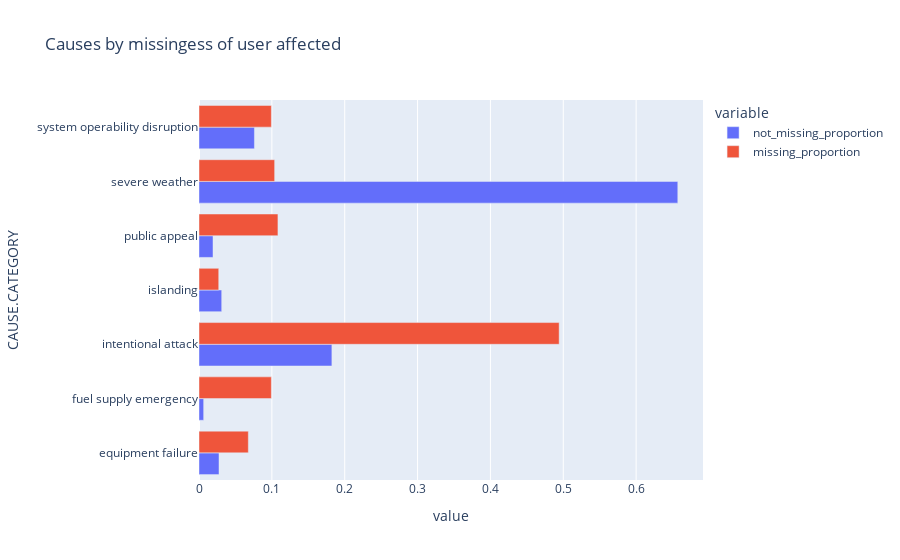

Notebook code for this chart:
### Markdown cell above
## NMAR Analysis
The concept of Not Missing At Random (NMAR) implies that the probability of a value being missing is dependent on the actual missing value itself. In the context of this dataset, the column in question records the names of hurricanes responsible for specific power outages. However, it is important to note that not all power outages can be attributed to hurricanes. Some outages may result from facility maintenance or other natural disasters.
Consequently, if a particular power outage is not caused by a hurricane, it is reasonable for the corresponding cell in the hurricane column to be missing. Incorporating an additional column, such as one that records the amount of rainfall during the corresponding time period, could provide further context. For instance, if the rainfall amount is significantly higher than usual, it is more likely that a hurricane is responsible for the power outage, and thus, the hurricane name column would be populated.

### Code cell
# Does missingness of customers affected depend on the cause category? 
df['CAUSE.CATEGORY']
df.groupby('CAUSE.CATEGORY').count()
df_ca_missing = df[df['CUSTOMERS.AFFECTED'].isna()]
df_ca_not_missing = df[~df['CUSTOMERS.AFFECTED'].isna()]
missing_count = df_ca_missing.groupby('CAUSE.CATEGORY').count()['YEAR']
missing_proportion = pd.Series(np.array(missing_count)/((np.array(missing_count)).sum()), index=missing_count.index)
not_missing_count = df_ca_not_missing.groupby('CAUSE.CATEGORY').count()['YEAR']
not_missing_proportion = pd.Series(np.array(not_missing_count)/((np.array(not_missing_count)).sum()), index=not_missing_count.index)
observed_tvd_statistic = abs(not_missing_proportion - missing_proportion).sum()
observed_dataframe = pd.concat([not_missing_proportion, missing_proportion], axis=1, keys=['not_missing_proportion', 'missing_proportion'])
observed_dataframe.plot(kind='barh', title='Causes by missingess of user affected', barmode='group')

### Figure 1 — Plotly figure (JSON) as saved in the notebook; plotly's stock layout.template omitted (floating-point values rounded to 4 significant figures)
{"data": [{"alignmentgroup": "True", "hovertemplate": "variable=not_missing_proportion<br>value=%{x}<br>CAUSE.CATEGORY=%{y}<extra></extra>", "legendgroup": "not_missing_proportion", "marker": {"color": "#636efa", "pattern": {"shape": ""}}, "name": "not_missing_proportion", "offsetgroup": "not_missing_proportion", "orientation": "h", "showlegend": true, "textposition": "auto", "type": "bar", "x": [0.0275, 0.006416, 0.1824, 0.03116, 0.01925, 0.6572, 0.07608], "xaxis": "x", "y": ["equipment failure", "fuel supply emergency", "intentional attack", "islanding", "public appeal", "severe weather", "system operability disruption"], "yaxis": "y"}, {"alignmentgroup": "True", "hovertemplate": "variable=missing_proportion<br>value=%{x}<br>CAUSE.CATEGORY=%{y}<extra></extra>", "legendgroup": "missing_proportion", "marker": {"color": "#EF553B", "pattern": {"shape": ""}}, "name": "missing_proportion", "offsetgroup": "missing_proportion", "orientation": "h", "showlegend": true, "textposition": "auto", "type": "bar", "x": [0.06772, 0.09932, 0.4944, 0.02709, 0.1084, 0.1038, 0.09932], "xaxis": "x", "y": ["equipment failure", "fuel supply emergency", "intentional attack", "islanding", "public appeal", "severe weather", "system operability disruption"], "yaxis": "y"}], "layout": {"barmode": "group", "legend": {"title": {"text": "variable"}, "tracegroupgap": 0}, "title": {"text": "Causes by missingess of user affected"}, "xaxis": {"anchor": "y", "domain": [0, 1], "title": {"text": "value"}}, "yaxis": {"anchor": "x", "domain": [0, 1], "title": {"text": "CAUSE.CATEGORY"}}}}
